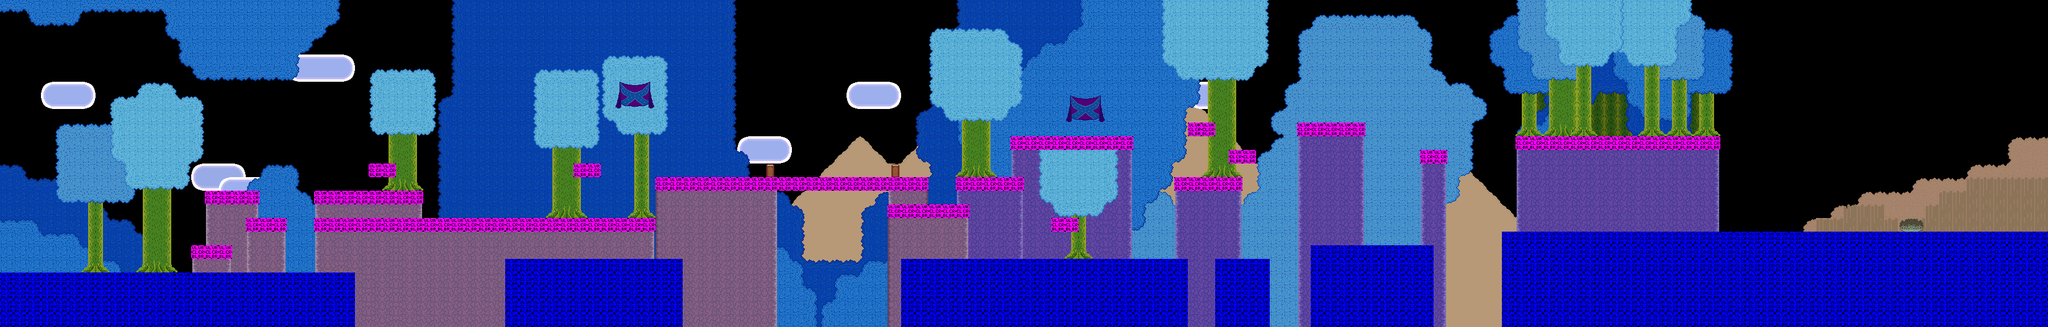

The image is a tile-based game level rendered from a .tmx file. Its description and source (layers, tilesets, objects; grid data summarised) follow:
An orthogonal 150x24 tile map with 24x24 px tiles, 12 tile layers (mountains, clouds 2, clouds, leaves, ...), 2 tilesets and 46 objects (21x enemy, 15x material, 5x door, 5x liquid).

<map version="1.0" orientation="orthogonal" width="150" height="24" tilewidth="24" tileheight="24">
 <properties>
  <property name="blue" value="250" />
  <property name="green" value="222" />
  <property name="offset" value="10" />
  <property name="overworldName" value="forest_3" />
  <property name="red" value="115" />
  <property name="soundtrack" value="forest-2" />
  <property name="title" value="Forest 2" />
 </properties>
 <tileset firstgid="1" name="forest" tilewidth="24" tileheight="24">
  <image source="../images/tilesets/forest.png" width="216" height="504" />
 </tileset>
 <tileset firstgid="190" name="collisions" tilewidth="24" tileheight="24">
  <image source="../images/tilesets/collisions.png" width="512" height="512" />
 </tileset>
 <layer name="mountains" width="150" height="24">
  <properties>
   <property name="parallax" value="0.6" />
  </properties>
  <data>[3600 cells, 819 non-empty, 3 distinct tile ids]</data>
 </layer>
 <layer name="clouds 2" width="150" height="24" opacity="0.98">
  <properties>
   <property name="parallax" value="0.6" />
  </properties>
  <data>[3600 cells, 16 non-empty, 2 distinct tile ids]</data>
 </layer>
 <layer name="clouds" width="150" height="24">
  <properties>
   <property name="parallax" value="0.6" />
  </properties>
  <data>[3600 cells, 58 non-empty, 2 distinct tile ids]</data>
 </layer>
 <layer name="leaves" width="150" height="24">
  <properties>
   <property name="parallax" value="0.7" />
  </properties>
  <data>[3600 cells, 1252 non-empty, 6 distinct tile ids]</data>
 </layer>
 <layer name="Tile Layer 10" width="150" height="24">
  <data>[3600 cells, 109 non-empty, 5 distinct tile ids]</data>
 </layer>
 <layer name="Tile Layer 9" width="150" height="24">
  <data>[3600 cells, 26 non-empty, 2 distinct tile ids]</data>
 </layer>
 <layer name="leaves3" width="150" height="24">
  <data>[3600 cells, 75 non-empty, 8 distinct tile ids]</data>
 </layer>
 <layer name="leaves2" width="150" height="24">
  <data>[3600 cells, 560 non-empty, 11 distinct tile ids]</data>
 </layer>
 <layer name="background" width="150" height="24">
  <data>[3600 cells, 1507 non-empty, 25 distinct tile ids]</data>
 </layer>
 <layer name="foreground" width="150" height="24">
  <data>[3600 cells, 306 non-empty, 27 distinct tile ids]</data>
 </layer>
 <layer name="trees" width="150" height="24">
  <data>[3600 cells, 316 non-empty, 13 distinct tile ids]</data>
 </layer>
 <layer name="collision" width="150" height="24">
  <data>[3600 cells, 748 non-empty, 2 distinct tile ids]</data>
 </layer>
 <objectgroup draworder="topdown" name="nodes" width="150" height="24">
  <object name="main" type="door" x="36" y="432" width="24" height="49" />
  <object name="leaf" type="material" x="1320" y="287" width="24" height="24" />
  <object name="leaf" type="material" x="2184" y="238" width="24" height="24" />
  <object name="leaf" type="material" x="2737" y="383" width="24" height="24" />
  <object name="stick" type="material" x="1271" y="287" width="24" height="24" />
  <object name="rock" type="material" x="1823" y="431" width="24" height="24" />
  <object name="rock" type="material" x="2425" y="408" width="24" height="24" />
  <object name="stick" type="material" x="1893" y="294" width="24" height="24" />
  <object name="stick" type="material" x="1674" y="155" width="23" height="24" />
  <object name="stick" type="material" x="1732" y="96" width="23" height="24" />
  <object name="stick" type="material" x="2118" y="84" width="23" height="24" />
  <object name="stick" type="material" x="992" y="216" width="23" height="24" />
  <object type="door" x="3576" y="0" width="24" height="408">
   <properties>
    <property name="instant" value="true" />
    <property name="level" value="town" />
    <property name="to" value="main" />
   </properties>
  </object>
  <object type="enemy" x="1200" y="288" width="24" height="24">
   <properties>
    <property name="enemytype" value="acorn" />
   </properties>
  </object>
  <object type="enemy" x="1608" y="336" width="24" height="24">
   <properties>
    <property name="enemytype" value="acorn" />
   </properties>
  </object>
  <object type="enemy" x="1728" y="288" width="24" height="24">
   <properties>
    <property name="enemytype" value="acorn" />
   </properties>
  </object>
  <object type="enemy" x="1632" y="336" width="24" height="24">
   <properties>
    <property name="enemytype" value="acorn" />
   </properties>
  </object>
  <object type="enemy" x="1992" y="432" width="24" height="24">
   <properties>
    <property name="enemytype" value="acorn" />
   </properties>
  </object>
  <object type="enemy" x="1944" y="216" width="24" height="24">
   <properties>
    <property name="enemytype" value="acorn" />
   </properties>
  </object>
  <object type="enemy" x="2352" y="408" width="24" height="24">
   <properties>
    <property name="enemytype" value="acorn" />
   </properties>
  </object>
  <object type="enemy" x="2400" y="408" width="24" height="24">
   <properties>
    <property name="enemytype" value="acorn" />
   </properties>
  </object>
  <object type="enemy" x="2976" y="216" width="24" height="24">
   <properties>
    <property name="enemytype" value="acorn" />
   </properties>
  </object>
  <object type="enemy" x="2784" y="384" width="24" height="24">
   <properties>
    <property name="enemytype" value="acorn" />
   </properties>
  </object>
  <object type="enemy" x="2557" y="456" width="48" height="48">
   <properties>
    <property name="enemytype" value="fish" />
   </properties>
  </object>
  <object type="enemy" x="2244" y="480" width="48" height="48">
   <properties>
    <property name="enemytype" value="fish" />
   </properties>
  </object>
  <object type="enemy" x="2088" y="480" width="48" height="48">
   <properties>
    <property name="enemytype" value="fish" />
   </properties>
  </object>
  <object type="enemy" x="1272" y="480" width="48" height="48">
   <properties>
    <property name="enemytype" value="fish" />
   </properties>
  </object>
  <object type="enemy" x="1440" y="480" width="48" height="48">
   <properties>
    <property name="enemytype" value="fish" />
   </properties>
  </object>
  <object type="liquid" x="1200" y="480" width="384" height="96">
   <properties>
    <property name="foreground" value="false" />
    <property name="speed" value="0.2" />
    <property name="sprite" value="images/liquid/waterfall.png" />
    <property name="uniform" value="true" />
   </properties>
  </object>
  <object type="liquid" x="2087" y="480" width="48" height="96">
   <properties>
    <property name="foreground" value="true" />
    <property name="speed" value="0.2" />
    <property name="sprite" value="images/liquid/waterfall.png" />
    <property name="uniform" value="true" />
   </properties>
  </object>
  <object type="liquid" x="2231" y="480" width="72" height="96">
   <properties>
    <property name="foreground" value="false" />
    <property name="speed" value="0.2" />
    <property name="sprite" value="images/liquid/waterfall.png" />
    <property name="uniform" value="true" />
   </properties>
  </object>
  <object type="liquid" x="2519" y="456" width="120" height="120">
   <properties>
    <property name="foreground" value="true" />
    <property name="speed" value="0.2" />
    <property name="sprite" value="images/liquid/waterfall.png" />
    <property name="uniform" value="true" />
   </properties>
  </object>
  <object type="door" x="0" y="0" width="24" height="480">
   <properties>
    <property name="instant" value="true" />
    <property name="level" value="forest" />
    <property name="to" value="next" />
   </properties>
  </object>
  </objectgroup>
</map>
<!-- 13 of 46 objects omitted -->
